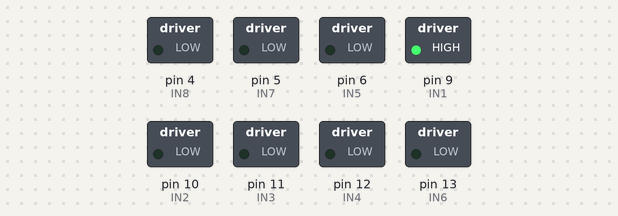
Bench run of a sketch on a simulated Arduino Uno, built with avr-gcc and run on an emulated ATmega328P. On the bench: switched loads named in the sketch (green lamp = pin HIGH).

Above: at 0.1 s.
At 4.1 s:
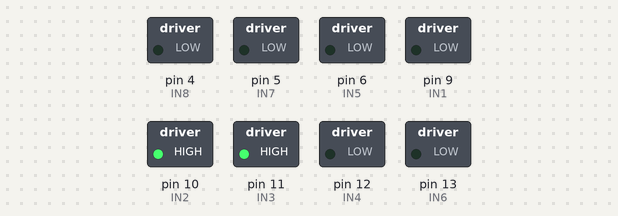
At 10.1 s:
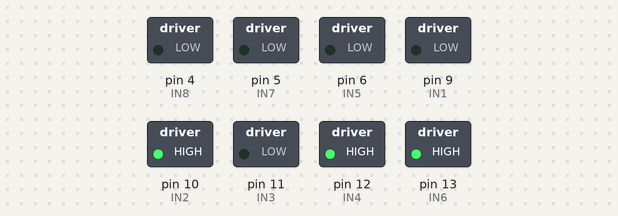
At 19.1 s:
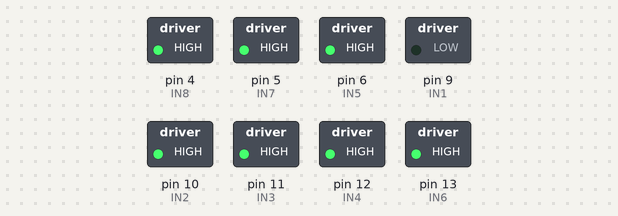
At 29.1 s:
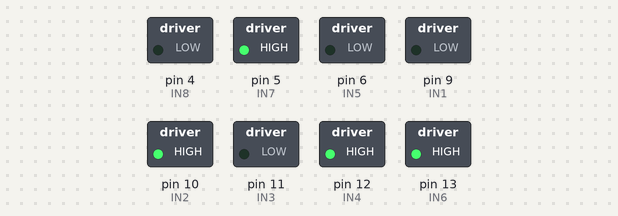
At 38.1 s:
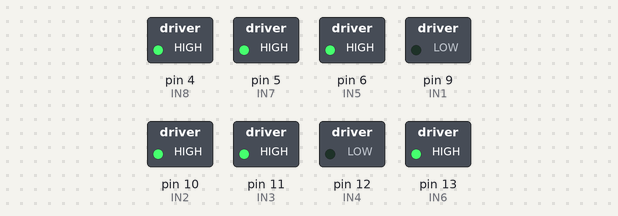
Timing chart, 0 to 39.6 s (numbered marks = the images above):
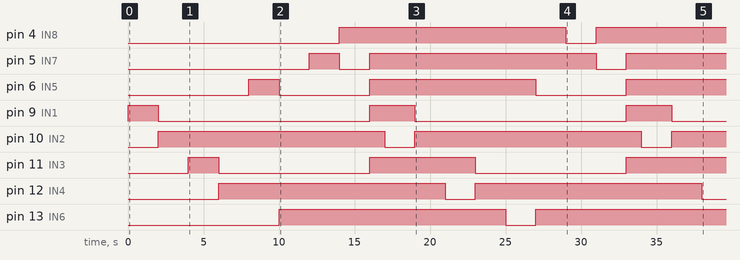

The sketch:

motor.ino
```cpp
#define IN1 9
#define IN2 10
#define IN3 11
#define IN4 12
#define IN5 6
#define IN6 13
#define IN7 5
#define IN8 4

void setup() {
  pinMode(IN1, OUTPUT);
  pinMode(IN2, OUTPUT);
  pinMode(IN3, OUTPUT);
  pinMode(IN4, OUTPUT);
  pinMode(IN5, OUTPUT);
  pinMode(IN6, OUTPUT);
  pinMode(IN7, OUTPUT);
  pinMode(IN8, OUTPUT);
}

void loop() {
  // Motor A forward
  digitalWrite(IN1, HIGH);
  digitalWrite(IN2, LOW);
  delay(2000);

  // MOtor A backward
  digitalWrite(IN1, LOW);
  digitalWrite(IN2, HIGH);
  delay(2000);

  // Motor B forward
  digitalWrite(IN3, HIGH);
  digitalWrite(IN4, LOW);
  delay(2000);

  // Motor B backward
  digitalWrite(IN3, LOW);
  digitalWrite(IN4, HIGH);
  delay(2000);

  // Motor C forward
  digitalWrite(IN5, HIGH);
  digitalWrite(IN6, LOW);
  delay(2000);

  // Motor C backward
  digitalWrite(IN5, LOW);
  digitalWrite(IN6, HIGH);
  delay(2000);

  // Motor D forward
  digitalWrite(IN7, HIGH);
  digitalWrite(IN8, LOW);
  delay(2000);

  // Motor D backward
  digitalWrite(IN7, LOW);
  digitalWrite(IN8, HIGH);
  delay(2000);

  // Halt all
  digitalWrite(IN1, HIGH);
  digitalWrite(IN2, HIGH);
  digitalWrite(IN3, HIGH);
  digitalWrite(IN4, HIGH);
  digitalWrite(IN5, HIGH);
  digitalWrite(IN6, HIGH);
  digitalWrite(IN7, HIGH);
  digitalWrite(IN8, HIGH);
  delay(1000);
}
```

Measured:
- by itself, pin 4 (IN8): LOW → HIGH at 14.0 s, → LOW 15.0 s later, → HIGH 2.0 s later
- by itself, pin 5 (IN7): goes HIGH 2.0 s, LOW 2.0 s, HIGH 15.0 s, LOW 2.0 s, then HIGH
- by itself, pin 6 (IN5): goes HIGH 2.0 s, LOW 6.0 s, HIGH 11.0 s, LOW 6.0 s, then HIGH
- by itself, pin 9 (IN1): repeats every 17.0 s: LOW 14.0 s, HIGH 3.0 s
- by itself, pin 10 (IN2), pin 12 (IN4): alternates HIGH for 15.0 s and LOW for 2.0 s
- by itself, pin 11 (IN3): goes HIGH 2.0 s, LOW 10.0 s, HIGH 7.0 s, LOW 10.0 s, then HIGH
- by itself, pin 13 (IN6): LOW → HIGH at 10.0 s, → LOW 15.0 s later, → HIGH 2.0 s later
